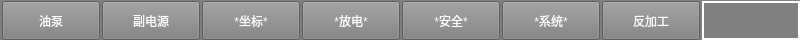
<?xml version="1.0" encoding="UTF-8"?>
<ui version="4.0">
 <class>toplevel</class>
 <widget class="QWidget" name="toplevel">
  <property name="geometry">
   <rect>
    <x>0</x>
    <y>0</y>
    <width>800</width>
    <height>40</height>
   </rect>
  </property>
  <property name="palette">
   <palette>
    <active>
     <colorrole role="WindowText">
      <brush brushstyle="SolidPattern">
       <color alpha="255">
        <red>255</red>
        <green>255</green>
        <blue>255</blue>
       </color>
      </brush>
     </colorrole>
     <colorrole role="Button">
      <brush brushstyle="SolidPattern">
       <color alpha="255">
        <red>128</red>
        <green>128</green>
        <blue>128</blue>
       </color>
      </brush>
     </colorrole>
     <colorrole role="Light">
      <brush brushstyle="SolidPattern">
       <color alpha="255">
        <red>192</red>
        <green>192</green>
        <blue>192</blue>
       </color>
      </brush>
     </colorrole>
     <colorrole role="Midlight">
      <brush brushstyle="SolidPattern">
       <color alpha="255">
        <red>160</red>
        <green>160</green>
        <blue>160</blue>
       </color>
      </brush>
     </colorrole>
     <colorrole role="Dark">
      <brush brushstyle="SolidPattern">
       <color alpha="255">
        <red>64</red>
        <green>64</green>
        <blue>64</blue>
       </color>
      </brush>
     </colorrole>
     <colorrole role="Mid">
      <brush brushstyle="SolidPattern">
       <color alpha="255">
        <red>85</red>
        <green>85</green>
        <blue>85</blue>
       </color>
      </brush>
     </colorrole>
     <colorrole role="Text">
      <brush brushstyle="SolidPattern">
       <color alpha="255">
        <red>255</red>
        <green>255</green>
        <blue>255</blue>
       </color>
      </brush>
     </colorrole>
     <colorrole role="BrightText">
      <brush brushstyle="SolidPattern">
       <color alpha="255">
        <red>255</red>
        <green>255</green>
        <blue>255</blue>
       </color>
      </brush>
     </colorrole>
     <colorrole role="ButtonText">
      <brush brushstyle="SolidPattern">
       <color alpha="255">
        <red>255</red>
        <green>255</green>
        <blue>255</blue>
       </color>
      </brush>
     </colorrole>
     <colorrole role="Base">
      <brush brushstyle="SolidPattern">
       <color alpha="255">
        <red>0</red>
        <green>0</green>
        <blue>0</blue>
       </color>
      </brush>
     </colorrole>
     <colorrole role="Window">
      <brush brushstyle="SolidPattern">
       <color alpha="255">
        <red>128</red>
        <green>128</green>
        <blue>128</blue>
       </color>
      </brush>
     </colorrole>
     <colorrole role="Shadow">
      <brush brushstyle="SolidPattern">
       <color alpha="255">
        <red>0</red>
        <green>0</green>
        <blue>0</blue>
       </color>
      </brush>
     </colorrole>
     <colorrole role="AlternateBase">
      <brush brushstyle="SolidPattern">
       <color alpha="255">
        <red>64</red>
        <green>64</green>
        <blue>64</blue>
       </color>
      </brush>
     </colorrole>
     <colorrole role="ToolTipBase">
      <brush brushstyle="SolidPattern">
       <color alpha="255">
        <red>255</red>
        <green>255</green>
        <blue>220</blue>
       </color>
      </brush>
     </colorrole>
     <colorrole role="ToolTipText">
      <brush brushstyle="SolidPattern">
       <color alpha="255">
        <red>0</red>
        <green>0</green>
        <blue>0</blue>
       </color>
      </brush>
     </colorrole>
    </active>
    <inactive>
     <colorrole role="WindowText">
      <brush brushstyle="SolidPattern">
       <color alpha="255">
        <red>255</red>
        <green>255</green>
        <blue>255</blue>
       </color>
      </brush>
     </colorrole>
     <colorrole role="Button">
      <brush brushstyle="SolidPattern">
       <color alpha="255">
        <red>128</red>
        <green>128</green>
        <blue>128</blue>
       </color>
      </brush>
     </colorrole>
     <colorrole role="Light">
      <brush brushstyle="SolidPattern">
       <color alpha="255">
        <red>192</red>
        <green>192</green>
        <blue>192</blue>
       </color>
      </brush>
     </colorrole>
     <colorrole role="Midlight">
      <brush brushstyle="SolidPattern">
       <color alpha="255">
        <red>160</red>
        <green>160</green>
        <blue>160</blue>
       </color>
      </brush>
     </colorrole>
     <colorrole role="Dark">
      <brush brushstyle="SolidPattern">
       <color alpha="255">
        <red>64</red>
        <green>64</green>
        <blue>64</blue>
       </color>
      </brush>
     </colorrole>
     <colorrole role="Mid">
      <brush brushstyle="SolidPattern">
       <color alpha="255">
        <red>85</red>
        <green>85</green>
        <blue>85</blue>
       </color>
      </brush>
     </colorrole>
     <colorrole role="Text">
      <brush brushstyle="SolidPattern">
       <color alpha="255">
        <red>255</red>
        <green>255</green>
        <blue>255</blue>
       </color>
      </brush>
     </colorrole>
     <colorrole role="BrightText">
      <brush brushstyle="SolidPattern">
       <color alpha="255">
        <red>255</red>
        <green>255</green>
        <blue>255</blue>
       </color>
      </brush>
     </colorrole>
     <colorrole role="ButtonText">
      <brush brushstyle="SolidPattern">
       <color alpha="255">
        <red>255</red>
        <green>255</green>
        <blue>255</blue>
       </color>
      </brush>
     </colorrole>
     <colorrole role="Base">
      <brush brushstyle="SolidPattern">
       <color alpha="255">
        <red>0</red>
        <green>0</green>
        <blue>0</blue>
       </color>
      </brush>
     </colorrole>
     <colorrole role="Window">
      <brush brushstyle="SolidPattern">
       <color alpha="255">
        <red>128</red>
        <green>128</green>
        <blue>128</blue>
       </color>
      </brush>
     </colorrole>
     <colorrole role="Shadow">
      <brush brushstyle="SolidPattern">
       <color alpha="255">
        <red>0</red>
        <green>0</green>
        <blue>0</blue>
       </color>
      </brush>
     </colorrole>
     <colorrole role="AlternateBase">
      <brush brushstyle="SolidPattern">
       <color alpha="255">
        <red>64</red>
        <green>64</green>
        <blue>64</blue>
       </color>
      </brush>
     </colorrole>
     <colorrole role="ToolTipBase">
      <brush brushstyle="SolidPattern">
       <color alpha="255">
        <red>255</red>
        <green>255</green>
        <blue>220</blue>
       </color>
      </brush>
     </colorrole>
     <colorrole role="ToolTipText">
      <brush brushstyle="SolidPattern">
       <color alpha="255">
        <red>0</red>
        <green>0</green>
        <blue>0</blue>
       </color>
      </brush>
     </colorrole>
    </inactive>
    <disabled>
     <colorrole role="WindowText">
      <brush brushstyle="SolidPattern">
       <color alpha="255">
        <red>64</red>
        <green>64</green>
        <blue>64</blue>
       </color>
      </brush>
     </colorrole>
     <colorrole role="Button">
      <brush brushstyle="SolidPattern">
       <color alpha="255">
        <red>128</red>
        <green>128</green>
        <blue>128</blue>
       </color>
      </brush>
     </colorrole>
     <colorrole role="Light">
      <brush brushstyle="SolidPattern">
       <color alpha="255">
        <red>192</red>
        <green>192</green>
        <blue>192</blue>
       </color>
      </brush>
     </colorrole>
     <colorrole role="Midlight">
      <brush brushstyle="SolidPattern">
       <color alpha="255">
        <red>160</red>
        <green>160</green>
        <blue>160</blue>
       </color>
      </brush>
     </colorrole>
     <colorrole role="Dark">
      <brush brushstyle="SolidPattern">
       <color alpha="255">
        <red>64</red>
        <green>64</green>
        <blue>64</blue>
       </color>
      </brush>
     </colorrole>
     <colorrole role="Mid">
      <brush brushstyle="SolidPattern">
       <color alpha="255">
        <red>85</red>
        <green>85</green>
        <blue>85</blue>
       </color>
      </brush>
     </colorrole>
     <colorrole role="Text">
      <brush brushstyle="SolidPattern">
       <color alpha="255">
        <red>64</red>
        <green>64</green>
        <blue>64</blue>
       </color>
      </brush>
     </colorrole>
     <colorrole role="BrightText">
      <brush brushstyle="SolidPattern">
       <color alpha="255">
        <red>255</red>
        <green>255</green>
        <blue>255</blue>
       </color>
      </brush>
     </colorrole>
     <colorrole role="ButtonText">
      <brush brushstyle="SolidPattern">
       <color alpha="255">
        <red>64</red>
        <green>64</green>
        <blue>64</blue>
       </color>
      </brush>
     </colorrole>
     <colorrole role="Base">
      <brush brushstyle="SolidPattern">
       <color alpha="255">
        <red>128</red>
        <green>128</green>
        <blue>128</blue>
       </color>
      </brush>
     </colorrole>
     <colorrole role="Window">
      <brush brushstyle="SolidPattern">
       <color alpha="255">
        <red>128</red>
        <green>128</green>
        <blue>128</blue>
       </color>
      </brush>
     </colorrole>
     <colorrole role="Shadow">
      <brush brushstyle="SolidPattern">
       <color alpha="255">
        <red>0</red>
        <green>0</green>
        <blue>0</blue>
       </color>
      </brush>
     </colorrole>
     <colorrole role="AlternateBase">
      <brush brushstyle="SolidPattern">
       <color alpha="255">
        <red>128</red>
        <green>128</green>
        <blue>128</blue>
       </color>
      </brush>
     </colorrole>
     <colorrole role="ToolTipBase">
      <brush brushstyle="SolidPattern">
       <color alpha="255">
        <red>255</red>
        <green>255</green>
        <blue>220</blue>
       </color>
      </brush>
     </colorrole>
     <colorrole role="ToolTipText">
      <brush brushstyle="SolidPattern">
       <color alpha="255">
        <red>0</red>
        <green>0</green>
        <blue>0</blue>
       </color>
      </brush>
     </colorrole>
    </disabled>
   </palette>
  </property>
  <property name="windowTitle">
   <string>Form</string>
  </property>
  <property name="autoFillBackground">
   <bool>true</bool>
  </property>
  <widget class="QWidget" name="horizontalLayoutWidget">
   <property name="geometry">
    <rect>
     <x>0</x>
     <y>0</y>
     <width>842</width>
     <height>41</height>
    </rect>
   </property>
   <layout class="QHBoxLayout" name="horizontalLayout">
    <property name="spacing">
     <number>2</number>
    </property>
    <property name="leftMargin">
     <number>2</number>
    </property>
    <property name="topMargin">
     <number>1</number>
    </property>
    <property name="rightMargin">
     <number>3</number>
    </property>
    <property name="bottomMargin">
     <number>1</number>
    </property>
    <item>
     <widget class="QPushButton" name="pushButton_F1">
      <property name="sizePolicy">
       <sizepolicy hsizetype="Preferred" vsizetype="Preferred">
        <horstretch>0</horstretch>
        <verstretch>0</verstretch>
       </sizepolicy>
      </property>
      <property name="minimumSize">
       <size>
        <width>98</width>
        <height>0</height>
       </size>
      </property>
      <property name="focusPolicy">
       <enum>Qt::NoFocus</enum>
      </property>
      <property name="text">
       <string>油泵</string>
      </property>
      <property name="checked">
       <bool>false</bool>
      </property>
     </widget>
    </item>
    <item>
     <widget class="QPushButton" name="pushButton_F2">
      <property name="sizePolicy">
       <sizepolicy hsizetype="Preferred" vsizetype="Preferred">
        <horstretch>0</horstretch>
        <verstretch>0</verstretch>
       </sizepolicy>
      </property>
      <property name="minimumSize">
       <size>
        <width>98</width>
        <height>0</height>
       </size>
      </property>
      <property name="focusPolicy">
       <enum>Qt::NoFocus</enum>
      </property>
      <property name="text">
       <string>副电源</string>
      </property>
     </widget>
    </item>
    <item>
     <widget class="QPushButton" name="pushButton_F3">
      <property name="sizePolicy">
       <sizepolicy hsizetype="Preferred" vsizetype="Preferred">
        <horstretch>0</horstretch>
        <verstretch>0</verstretch>
       </sizepolicy>
      </property>
      <property name="minimumSize">
       <size>
        <width>98</width>
        <height>0</height>
       </size>
      </property>
      <property name="focusPolicy">
       <enum>Qt::NoFocus</enum>
      </property>
      <property name="text">
       <string>*坐标*</string>
      </property>
     </widget>
    </item>
    <item>
     <widget class="QPushButton" name="pushButton_F4">
      <property name="sizePolicy">
       <sizepolicy hsizetype="Preferred" vsizetype="Preferred">
        <horstretch>0</horstretch>
        <verstretch>0</verstretch>
       </sizepolicy>
      </property>
      <property name="minimumSize">
       <size>
        <width>98</width>
        <height>0</height>
       </size>
      </property>
      <property name="focusPolicy">
       <enum>Qt::NoFocus</enum>
      </property>
      <property name="text">
       <string>*放电*</string>
      </property>
     </widget>
    </item>
    <item>
     <widget class="QPushButton" name="pushButton_F5">
      <property name="sizePolicy">
       <sizepolicy hsizetype="Preferred" vsizetype="Preferred">
        <horstretch>0</horstretch>
        <verstretch>0</verstretch>
       </sizepolicy>
      </property>
      <property name="minimumSize">
       <size>
        <width>98</width>
        <height>0</height>
       </size>
      </property>
      <property name="focusPolicy">
       <enum>Qt::NoFocus</enum>
      </property>
      <property name="text">
       <string>*安全*</string>
      </property>
     </widget>
    </item>
    <item>
     <widget class="QPushButton" name="pushButton_F6">
      <property name="sizePolicy">
       <sizepolicy hsizetype="Preferred" vsizetype="Preferred">
        <horstretch>0</horstretch>
        <verstretch>0</verstretch>
       </sizepolicy>
      </property>
      <property name="minimumSize">
       <size>
        <width>98</width>
        <height>0</height>
       </size>
      </property>
      <property name="focusPolicy">
       <enum>Qt::NoFocus</enum>
      </property>
      <property name="text">
       <string>*系统*</string>
      </property>
     </widget>
    </item>
    <item>
     <widget class="QPushButton" name="pushButton_F7">
      <property name="sizePolicy">
       <sizepolicy hsizetype="Preferred" vsizetype="Preferred">
        <horstretch>0</horstretch>
        <verstretch>0</verstretch>
       </sizepolicy>
      </property>
      <property name="minimumSize">
       <size>
        <width>98</width>
        <height>0</height>
       </size>
      </property>
      <property name="focusPolicy">
       <enum>Qt::NoFocus</enum>
      </property>
      <property name="text">
       <string>反加工</string>
      </property>
     </widget>
    </item>
    <item>
     <widget class="QLabel" name="label">
      <property name="minimumSize">
       <size>
        <width>98</width>
        <height>0</height>
       </size>
      </property>
      <property name="frameShape">
       <enum>QFrame::Box</enum>
      </property>
      <property name="lineWidth">
       <number>2</number>
      </property>
      <property name="text">
       <string/>
      </property>
      <property name="alignment">
       <set>Qt::AlignCenter</set>
      </property>
     </widget>
    </item>
    <item>
     <spacer name="horizontalSpacer">
      <property name="orientation">
       <enum>Qt::Horizontal</enum>
      </property>
      <property name="sizeHint" stdset="0">
       <size>
        <width>40</width>
        <height>20</height>
       </size>
      </property>
     </spacer>
    </item>
   </layout>
  </widget>
 </widget>
 <resources/>
 <connections/>
</ui>
